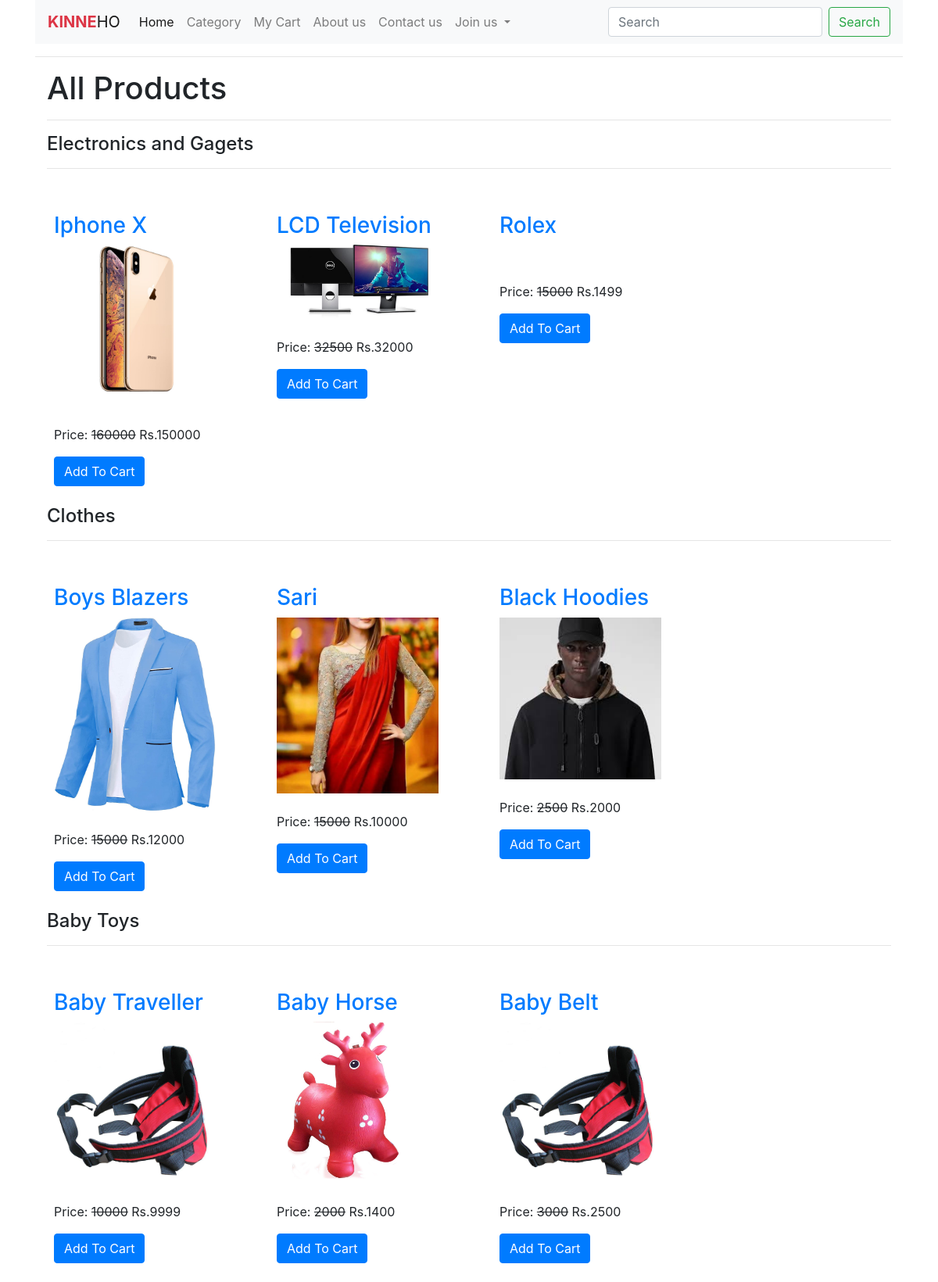
Page /all-products/ on the earlier database version.
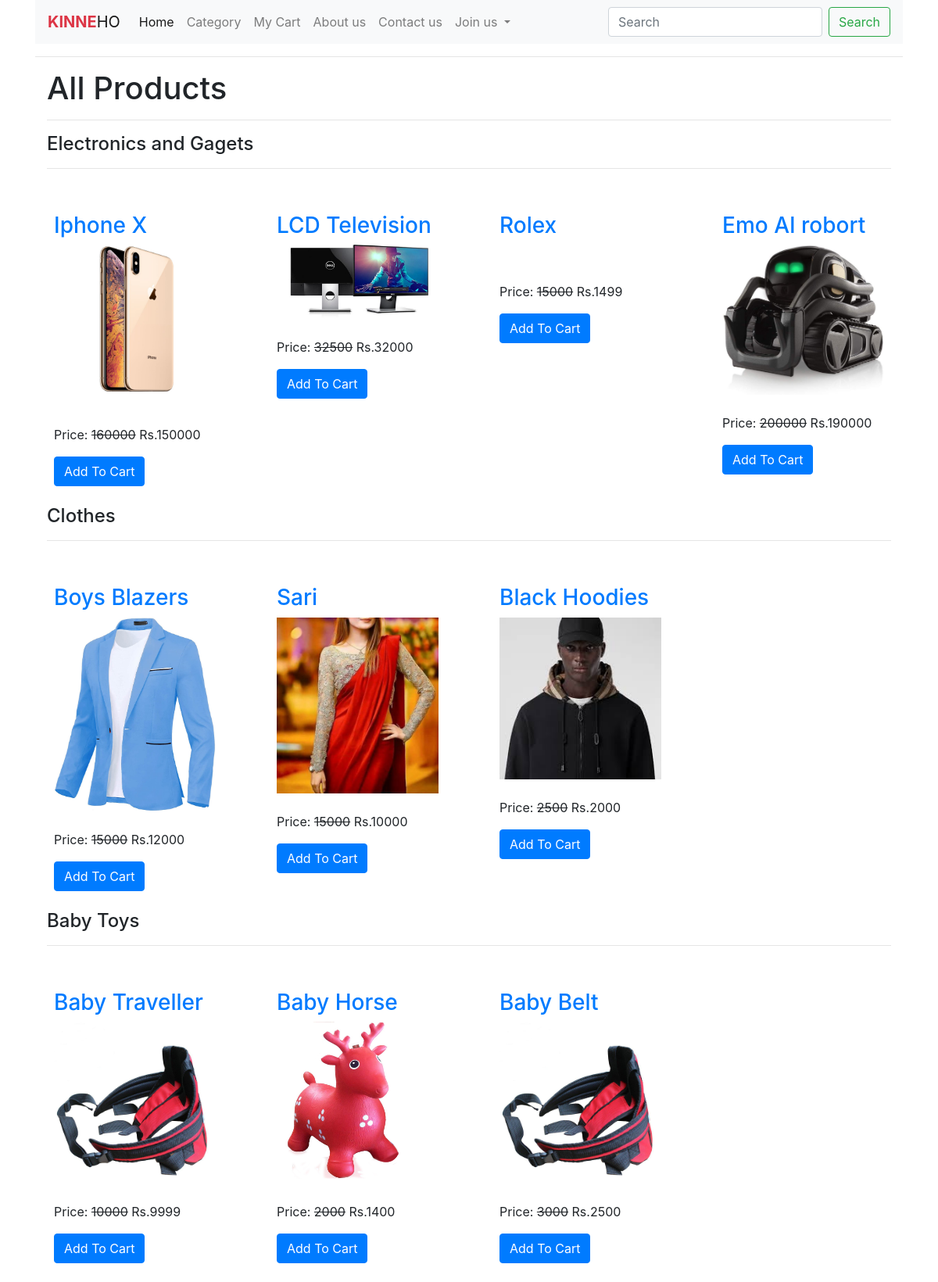
Same page on the later database version.
### ecomapp/models.py (models this page shows, shortened)
class Category(models.Model):
    title = models.CharField(max_length=200)
    slug = models.SlugField(unique=True)

class Product(models.Model):
    title = models.CharField(max_length=200)
    slug = models.SlugField(unique=True)
    category = models.ForeignKey(Category, on_delete=models.CASCADE)
    image = models.ImageField(upload_to='products')
    marked_price = models.PositiveIntegerField()
    selling_price = models.PositiveIntegerField()
    description = models.TextField()
    warranty = models.CharField(max_length=300, null=True, blank=True)
    return_policy = models.CharField(max_length=300, null=True, blank=True)
    view_count = models.PositiveIntegerField(default=0)

### ecomapp/views.py (the view)
# urls.py: path("all-products/",AllProductView.as_view(),name='allproducts'),
class AllProductView(EcomMixin, TemplateView):
    template_name = "allproducts.html"
    def get_context_data(self, **kwargs):
        context = super().get_context_data(**kwargs)
        context['allcategories'] = Category.objects.all()
        return context

### ecomapp/views.py (called while the page is built)
    def dispatch(self, request, *args, **kwargs):
        cart_id = self.request.session.get("cart_id", None)
        if cart_id:
            cart_obj = Cart.objects.get(id=cart_id)
            if request.user.is_authenticated and request.user.customer:
                cart_obj.customer = request.user.customer
                cart_obj.save()
        return super().dispatch(request, *args, **kwargs)

### templates/allproducts.html (shortened to what this page needs)
{% extends 'base.html'%}
{% block main%}
<div class="container">
    <h1>All Products</h1>
    <hr>
    {% for cat in allcategories %}
    <h4>{{cat.title}}</h4><hr>
    <div class="row">
        <div class="row mt-3">
{% for p in cat.product_set.all %}
 <div class="col-md-3">
  <div class="m-4">
      <h3><a href="/productdetials/{{p.slug}}">{{p.title}}</a></h3>
<img src="{{p.image.url}}" alt="" class="img-fluid" style="height:2500; object-fit:cover;"><br><br>
  <p>Price: <strike>{{p.marked_price}}</strike> Rs.{{p.selling_price}}</p>
  <a href="{% url 'ecomapp:addtocart' p.id%}" class="btn btn-primary">Add To Cart</a>
   </div>
</div>
 {% endfor %}
</div>
    </div>
    {% endfor %}
</div>
{% endblock %}

Differences in the rows shown:
added Product: title "Emo AI robort", image (picture), marked_price "200000", selling_price "190000", shown under Category "Electronics and Gagets"
